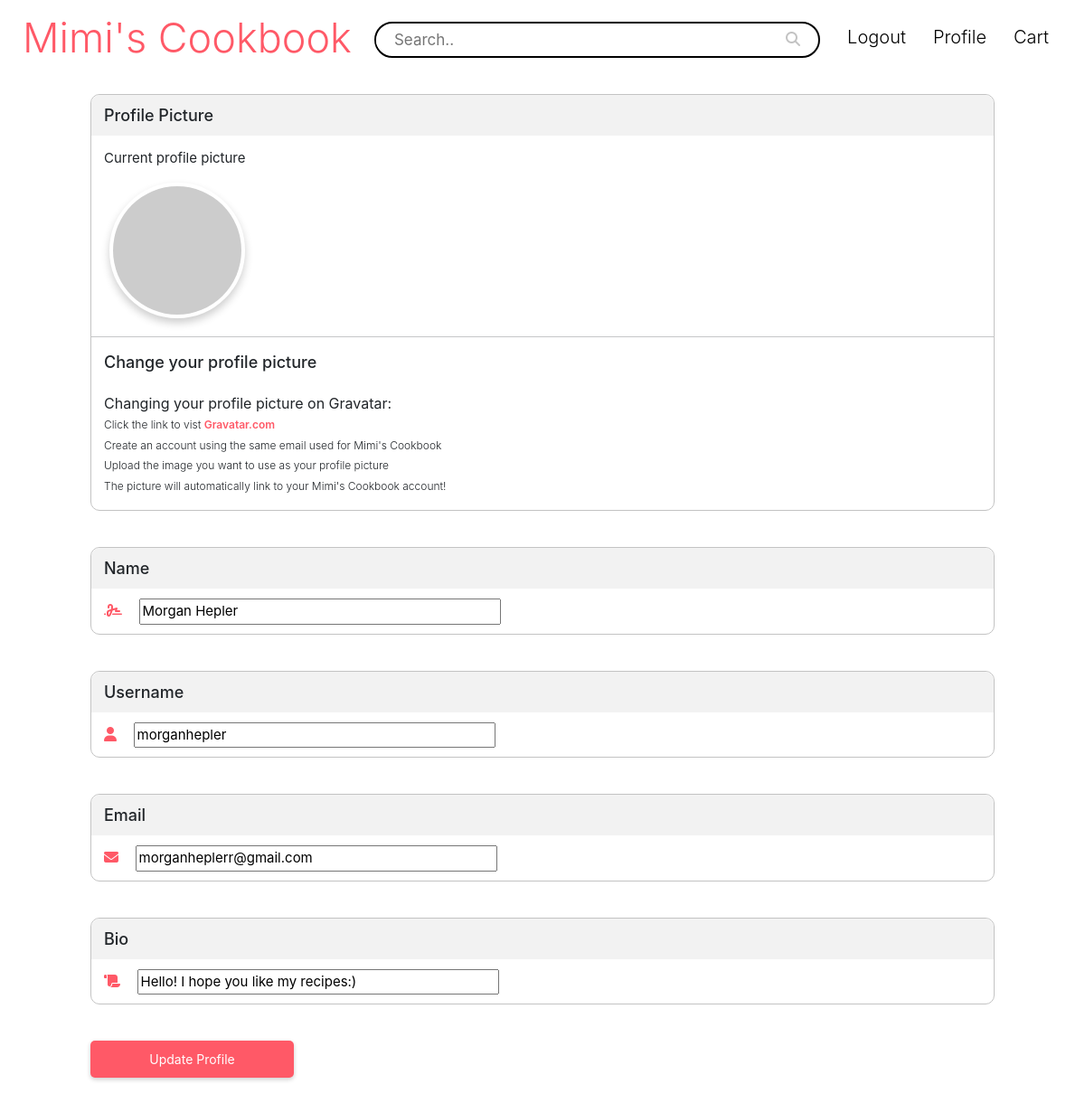
The app's page /profile/update (signed in) with its own data.
### app/models.py (models this page shows)
class User(db.Model, UserMixin):
    __tablename__ = 'user'
    id = db.Column(db.Integer, primary_key=True)
    email = db.Column(db.String(150), unique=True)
    password = db.Column(db.String(150))
    username = db.Column(db.String(150), unique=True)
    full_name = db.Column(db.String(150))
    profile_id = db.Column(db.Integer, db.ForeignKey('profile.id'))
    profile = db.relationship("Profile", backref="profile_id")
    def avatar(self, size):
        digest = md5(self.email.lower().encode('utf-8')).hexdigest()
        return 'https://www.gravatar.com/avatar/{}?d=identicon&s={}'.format(
            digest, size)

class Profile(db.Model):
    __tablename__ = 'profile'
    id = db.Column(db.Integer, primary_key=True)
    bio = db.Column(db.String(255), default="")
    subscribers = db.Column(db.Integer, default=0)
    rating = db.Column(db.Float, default=0.0)
    num_reviews = db.Column(db.Integer, default=0)

### app/views.py (the view, shortened to what this page needs)
@views.route('/profile/update', methods=['GET','POST'])
@login_required
def update_profile():
    profile = Profile.query.filter_by(id=current_user.id).first()
    user = current_user
    full_name = request.form.get('full_name')
    username = request.form.get('username')
    email = request.form.get('email')
    bio = request.form.get('bio')
    return render_template('profile_settings.html', user=user, profile=profile)

### app/__init__.py (called while the page is built)
def create_app():
    app = Flask(__name__)
    app.config['SECRET_KEY'] = 'M2t3ir@ml@vK'
    app.config['SQLALCHEMY_DATABASE_URI'] = f'sqlite:///{DB_NAME}'
    db.init_app(app)
    from .views import views
    from .auth import auth
    app.register_blueprint(views, url_prefix='/')
    app.register_blueprint(auth, url_prefix='/')
    from .models import User
    with app.app_context():
        db.create_all()
    login_manager = LoginManager()
    login_manager.login_view = 'auth.login'
    login_manager.init_app(app)
    @login_manager.user_loader
    def load_user(id):
        return User.query.get(int(id))
    flask_change_password = ChangePassword(
        min_password_length=7, rules=dict(long_password_override=2))
    flask_change_password.init_app(app)
    return app

### app/templates/profile_settings.html (shortened to what this page needs)
{% extends "base.html" %}
{% block content %}
<div class="navbar">
    <a href="/search" class="logo-text-link">
        <div class="logo-text">
            Mimi's Cookbook
        </div>
    </a>
    <form class="searchbar">
        <input type="text" name="search" placeholder="Search..">
        <button type="submit"><i class="fa fa-search"></i></button>
    </form>
    <div>
        <ul id='nav-links' class="nav-links">
            <li><a href="{{ url_for('auth.logout') }}">Logout</a></li>
            <li><a href="{{ url_for('views.profile') }}">Profile</a></li>
            <li><a href="">Cart</a></li>
        </ul>
    </div>
</div>
<div class="profile-settings-box">
    <div class="setting-heading-color">
        <h3>Profile Picture</h3>
    </div>
    <div>
        <p>Current profile picture</p>
        <div class="profile-img-settings">
            <img src="{{ user.avatar(280) }}" width="200" alt="">
        </div>
    </div>
    <hr />
    <h3>Change your profile picture</h3>
    <p><span class="bolder-font">Changing your profile picture on Gravatar:</span><br />
        <span class="smaller-font">Click the link to vist <a href="https://en.gravatar.com/" target="_blank">Gravatar.com</a><br />
        Create an account using the same email used for Mimi's Cookbook<br />
        Upload the image you want to use as your profile picture<br />
        The picture will automatically link to your Mimi's Cookbook account!</span></p>
</div>
<form action="{{ url_for('views.update_profile') }}" method="POST">
    <div class="profile-settings-box">
        <div class="setting-heading-color">
            <h3>Name</h3>
        </div>
        <label for="full_name">
            <i class="fas fa-signature"></i>
        </label>
        <input type="text" name="full_name" placeholder="{{ user.full_name }}" id="full-name" value="{{ user.full_name }}">
    </div>
    <div class="profile-settings-box">
        <div class="setting-heading-color">
            <h3>Username</h3>
        </div>
        <label for="username">
            <i class="fas fa-user"></i>
        </label>
        <input type="text" name="username" placeholder="{{ user.username }}" id="username" value="{{ user.username }}">
    </div>
    <div class="profile-settings-box">
        <div class="setting-heading-color">
            <h3>Email</h3>
        </div>
        <label for="email">
            <i class="fas fa-envelope"></i>
        </label>
        <input type="email" name="email" placeholder="{{ user.email }}" id="email" value="{{ user.email }}">
    </div>
    <div class="profile-settings-box">
        <div class="setting-heading-color">
            <h3>Bio</h3>
        </div>
        <label for="bio">
            <i class="fas fa-scroll"></i>
        </label>
        <input type="text" name="bio" placeholder="{{ profile.bio }}" id="bio" value="{{ profile.bio }}">
    </div>
    <input class="change-btn" type="submit" value="Update Profile">
</form>
{% endblock %}

### app/static/css/style.css (style rules this page uses)
* { box-sizing: border-box; font-family: -apple-system, BlinkMacSystemFont, "segoe ui", roboto, oxygen, ubuntu, cantarell, "fira sans", "droid sans", "helvetica neue", Arial, sans-serif; font-size: 16px; -webkit-font-smoothing: antialiased; -moz-osx-font-smoothing: grayscale; }
.navbar { display: flex; justify-content: space-between; width: 100%; z-index: 999; }
.logo-text { font-size: 45px; font-weight: 300; color: rgb(255, 89, 103); margin-left: 25px; }
.logo-text-link { text-decoration: none; }
.nav-links { display: flex; visibility: visible; margin-right: 25px; margin-top: 15px; margin-left: 5px; padding-left: 0px; }
.nav-links li { list-style: none; }
.nav-links a { font-size: 20px; font-weight: 350; display: block; color: black; text-decoration: none; padding: 3px; padding-left: 15px; padding-right: 15px; width: max-content; text-align: center; }
.searchbar { flex-grow: 1; height: 40px; border-radius: 20px; border: 2px solid black; margin-top: 5px; margin-right: 10px; margin-left: 25px; }
.searchbar input[type=text] { width: 90%; padding-left: 20px; font-size: 17px; border: none; border-radius: 20px; margin-top: 5px; }
.searchbar button { text-align: right; float: right; width: 10%; padding: 5px; padding-right: 20px; background: none; border-radius: 20px; color: rgb(195, 195, 195); border: none; cursor: pointer; }
.profile-settings-box { border: 1px rgb(195, 195, 195) solid; border-radius: 10px; margin: 20px 100px 40px 100px; }
.setting-heading-color { background-color: rgb(242, 242, 242); border-radius: 10px 10px 0px 0px; height: 45px; }
.profile-settings-box h3 { font-size: 18px; font-weight: 500; padding: 12px 14px 0px 14px; }
.profile-settings-box hr { margin: 20px 0px 5px 0px; }
.profile-settings-box p { font-size: 15px; padding: 14px 14px 0px 14px; }
.profile-settings-box label { font-size: 15px; padding: 14px 0px 0px 14px; }
.profile-settings-box input { font-size: 15px; margin: 10px 14px 10px 14px; width: 400px; max-width: 90%; }
.profile-settings-box a { font-size: 12px; text-decoration: none; color: rgb(255, 89, 103); font-weight: 600; }
.profile-settings-box i { color: rgb(255, 89, 103); }
.bolder-font { font-weight: 400; }
.smaller-font { font-size: 12px; font-weight: 300; }
.profile-img-settings { margin-left: 20px; }
.profile-img-settings img { border-radius: 50%; height: 150px; width: 150px; border: 4px solid white; box-shadow: 0px 5px 10px rgba(0,0,0,.2); background: white; }
.change-btn { width: 225px; margin: 0px 100px 40px 100px; border: 0; padding: 10px 15px 10px 15px; background: rgb(255, 89, 103); box-shadow: 0px 2px 5px rgba(0,0,0,.2); font-size: 14px; cursor: pointer; outline: none; border-radius: 5px; color: white; }

### records on screen
User: full_name "Morgan Hepler", username "morganhepler", email "morganheplerr@gmail.com"
Profile: bio "Hello! I hope you like my recipes:)"
